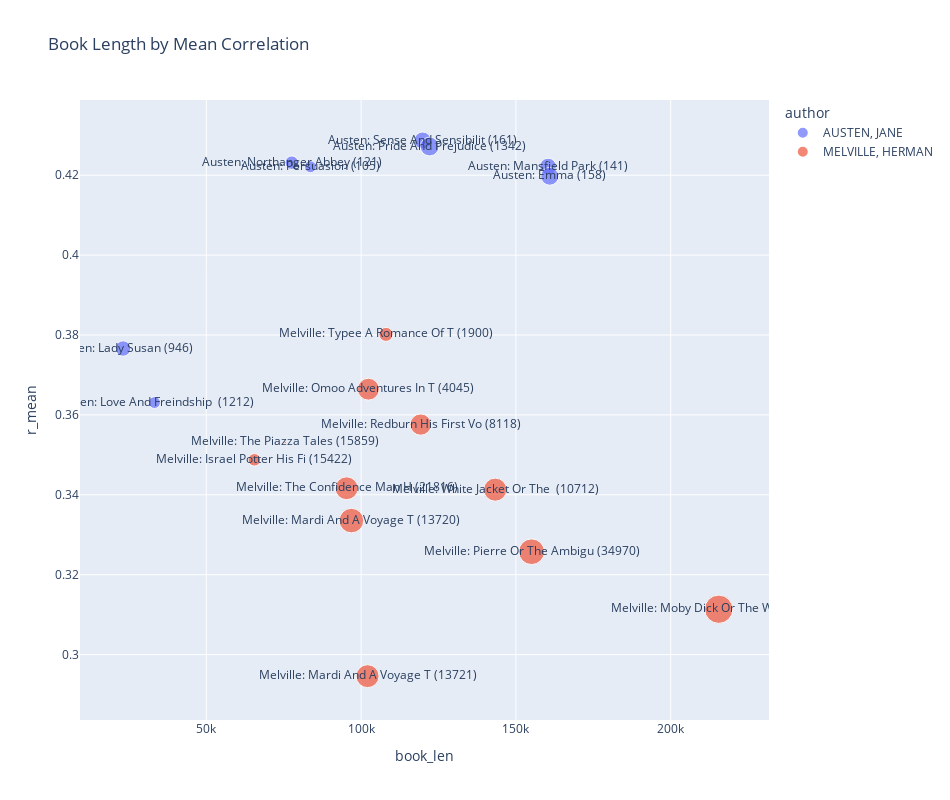

Write notebook code for a chart like this one.
### Markdown cell above
# Compare correlation sum to book length

### Code cell
px.scatter(LIB.dropna(), 'book_len', 'r_mean', text='label', 
           height=800, width=950, 
           size="n_chaps", color="author", 
           title="Book Length by Mean Correlation")

### Figure 1 — Plotly figure (JSON) as saved in the notebook; plotly's stock layout.template omitted (floating-point values rounded to 4 significant figures)
{"data": [{"hovertemplate": "author=AUSTEN, JANE<br>book_len=%{x}<br>r_mean=%{y}<br>n_chaps=%{marker.size}<br>label=%{text}<extra></extra>", "legendgroup": "AUSTEN, JANE", "marker": {"color": "#636efa", "size": [24, 31, 48, 55, 50, 41, 24, 61], "sizemode": "area", "sizeref": 0.345, "symbol": "circle"}, "mode": "markers+text", "name": "AUSTEN, JANE", "orientation": "v", "showlegend": true, "text": ["Austen: Persuasion (105)", "Austen: Northanger Abbey (121)", "Austen: Mansfield Park (141)", "Austen: Emma (158)", "Austen: Sense And Sensibilit (161)", "Austen: Lady Susan (946)", "Austen: Love And Freindship  (1212)", "Austen: Pride And Prejudice (1342)"], "type": "scatter", "x": [83624, 77601, 160378, 160926, 119873, 23116, 33265, 122126], "xaxis": "x", "y": [0.4221, 0.4231, 0.4222, 0.4197, 0.4287, 0.3766, 0.3631, 0.4272], "yaxis": "y"}, {"hovertemplate": "author=MELVILLE, HERMAN<br>book_len=%{x}<br>r_mean=%{y}<br>n_chaps=%{marker.size}<br>label=%{text}<extra></extra>", "legendgroup": "MELVILLE, HERMAN", "marker": {"color": "#EF553B", "size": [34, 138, 82, 78, 92, 104, 91, 27, 1, 90, 114], "sizemode": "area", "sizeref": 0.345, "symbol": "circle"}, "mode": "markers+text", "name": "MELVILLE, HERMAN", "orientation": "v", "showlegend": true, "text": ["Melville: Typee A Romance Of T (1900)", "Melville: Moby Dick Or The Wha (2701)", "Melville: Omoo Adventures In T (4045)", "Melville: Redburn His First Vo (8118)", "Melville: White Jacket Or The  (10712)", "Melville: Mardi And A Voyage T (13720)", "Melville: Mardi And A Voyage T (13721)", "Melville: Israel Potter His Fi (15422)", "Melville: The Piazza Tales (15859)", "Melville: The Confidence Man H (21816)", "Melville: Pierre Or The Ambigu (34970)"], "type": "scatter", "x": [108021, 215504, 102352, 119243, 143310, 96878, 102092, 65516, 75491, 95315, 155056], "xaxis": "x", "y": [0.3802, 0.3114, 0.3664, 0.3576, 0.3413, 0.3335, 0.2946, 0.3488, 0.3531, 0.3416, 0.3257], "yaxis": "y"}], "layout": {"height": 800, "legend": {"itemsizing": "constant", "title": {"text": "author"}, "tracegroupgap": 0}, "title": {"text": "Book Length by Mean Correlation"}, "width": 950, "xaxis": {"anchor": "y", "domain": [0, 1], "title": {"text": "book_len"}}, "yaxis": {"anchor": "x", "domain": [0, 1], "title": {"text": "r_mean"}}}}
